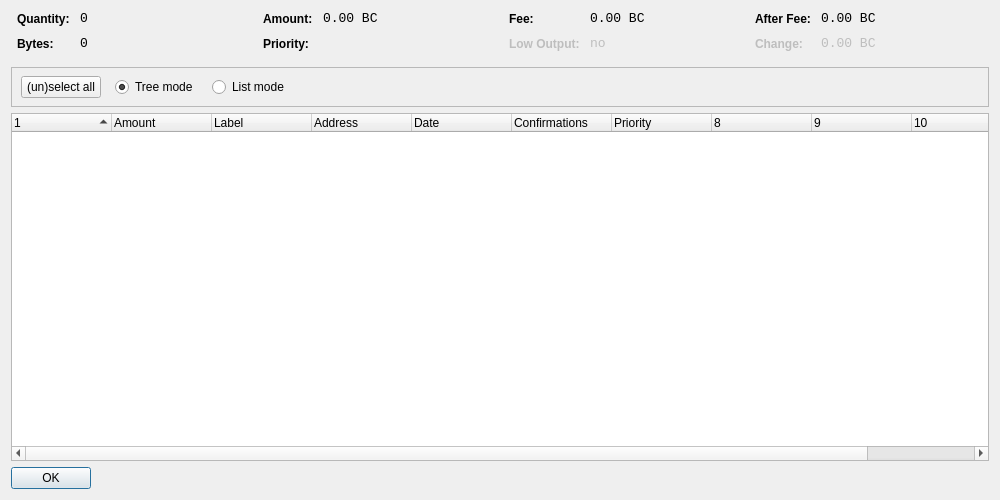
<?xml version="1.0" encoding="UTF-8"?>
<ui version="4.0">
 <class>BeanControlDialog</class>
 <widget class="QDialog" name="BeanControlDialog">
  <property name="geometry">
   <rect>
    <x>0</x>
    <y>0</y>
    <width>1000</width>
    <height>500</height>
   </rect>
  </property>
  <property name="windowTitle">
   <string>Bean Control</string>
  </property>
  <layout class="QVBoxLayout" name="verticalLayout">
   <item>
    <layout class="QHBoxLayout" name="horizontalLayoutTop" stretch="0,0,0,0">
     <property name="topMargin">
      <number>0</number>
     </property>
     <property name="bottomMargin">
      <number>10</number>
     </property>
     <item>
      <layout class="QFormLayout" name="formLayoutBeanControl1">
       <property name="horizontalSpacing">
        <number>10</number>
       </property>
       <property name="verticalSpacing">
        <number>10</number>
       </property>
       <property name="leftMargin">
        <number>6</number>
       </property>
       <property name="rightMargin">
        <number>6</number>
       </property>
       <item row="0" column="0">
        <widget class="QLabel" name="labelBeanControlQuantityText">
         <property name="styleSheet">
          <string notr="true">font-weight:bold;</string>
         </property>
         <property name="text">
          <string>Quantity:</string>
         </property>
        </widget>
       </item>
       <item row="0" column="1">
        <widget class="QLabel" name="labelBeanControlQuantity">
         <property name="font">
          <font>
           <family>Monospace</family>
           <pointsize>10</pointsize>
          </font>
         </property>
         <property name="cursor">
          <cursorShape>IBeamCursor</cursorShape>
         </property>
         <property name="contextMenuPolicy">
          <enum>Qt::ActionsContextMenu</enum>
         </property>
         <property name="text">
          <string notr="true">0</string>
         </property>
         <property name="textInteractionFlags">
          <set>Qt::LinksAccessibleByMouse|Qt::TextSelectableByKeyboard|Qt::TextSelectableByMouse</set>
         </property>
        </widget>
       </item>
       <item row="1" column="0">
        <widget class="QLabel" name="labelBeanControlBytesText">
         <property name="styleSheet">
          <string notr="true">font-weight:bold;</string>
         </property>
         <property name="text">
          <string>Bytes:</string>
         </property>
        </widget>
       </item>
       <item row="1" column="1">
        <widget class="QLabel" name="labelBeanControlBytes">
         <property name="font">
          <font>
           <family>Monospace</family>
           <pointsize>10</pointsize>
          </font>
         </property>
         <property name="cursor">
          <cursorShape>IBeamCursor</cursorShape>
         </property>
         <property name="contextMenuPolicy">
          <enum>Qt::ActionsContextMenu</enum>
         </property>
         <property name="text">
          <string notr="true">0</string>
         </property>
         <property name="textInteractionFlags">
          <set>Qt::LinksAccessibleByMouse|Qt::TextSelectableByKeyboard|Qt::TextSelectableByMouse</set>
         </property>
        </widget>
       </item>
      </layout>
     </item>
     <item>
      <layout class="QFormLayout" name="formLayoutBeanControl2">
       <property name="horizontalSpacing">
        <number>10</number>
       </property>
       <property name="verticalSpacing">
        <number>10</number>
       </property>
       <property name="leftMargin">
        <number>6</number>
       </property>
       <property name="rightMargin">
        <number>6</number>
       </property>
       <item row="0" column="0">
        <widget class="QLabel" name="labelBeanControlAmountText">
         <property name="styleSheet">
          <string notr="true">font-weight:bold;</string>
         </property>
         <property name="text">
          <string>Amount:</string>
         </property>
        </widget>
       </item>
       <item row="0" column="1">
        <widget class="QLabel" name="labelBeanControlAmount">
         <property name="font">
          <font>
           <family>Monospace</family>
           <pointsize>10</pointsize>
          </font>
         </property>
         <property name="cursor">
          <cursorShape>IBeamCursor</cursorShape>
         </property>
         <property name="contextMenuPolicy">
          <enum>Qt::ActionsContextMenu</enum>
         </property>
         <property name="text">
          <string notr="true">0.00 BC</string>
         </property>
         <property name="textInteractionFlags">
          <set>Qt::LinksAccessibleByMouse|Qt::TextSelectableByKeyboard|Qt::TextSelectableByMouse</set>
         </property>
        </widget>
       </item>
       <item row="1" column="0">
        <widget class="QLabel" name="labelBeanControlPriorityText">
         <property name="styleSheet">
          <string notr="true">font-weight:bold;</string>
         </property>
         <property name="text">
          <string>Priority:</string>
         </property>
        </widget>
       </item>
       <item row="1" column="1">
        <widget class="QLabel" name="labelBeanControlPriority">
         <property name="font">
          <font>
           <family>Monospace</family>
           <pointsize>10</pointsize>
          </font>
         </property>
         <property name="cursor">
          <cursorShape>IBeamCursor</cursorShape>
         </property>
         <property name="contextMenuPolicy">
          <enum>Qt::ActionsContextMenu</enum>
         </property>
         <property name="text">
          <string/>
         </property>
         <property name="textInteractionFlags">
          <set>Qt::LinksAccessibleByMouse|Qt::TextSelectableByKeyboard|Qt::TextSelectableByMouse</set>
         </property>
        </widget>
       </item>
      </layout>
     </item>
     <item>
      <layout class="QFormLayout" name="formLayoutBeanControl3">
       <property name="horizontalSpacing">
        <number>10</number>
       </property>
       <property name="verticalSpacing">
        <number>10</number>
       </property>
       <property name="leftMargin">
        <number>6</number>
       </property>
       <property name="rightMargin">
        <number>6</number>
       </property>
       <item row="0" column="0">
        <widget class="QLabel" name="labelBeanControlFeeText">
         <property name="styleSheet">
          <string notr="true">font-weight:bold;</string>
         </property>
         <property name="text">
          <string>Fee:</string>
         </property>
        </widget>
       </item>
       <item row="0" column="1">
        <widget class="QLabel" name="labelBeanControlFee">
         <property name="font">
          <font>
           <family>Monospace</family>
           <pointsize>10</pointsize>
          </font>
         </property>
         <property name="cursor">
          <cursorShape>IBeamCursor</cursorShape>
         </property>
         <property name="contextMenuPolicy">
          <enum>Qt::ActionsContextMenu</enum>
         </property>
         <property name="text">
          <string notr="true">0.00 BC</string>
         </property>
         <property name="textInteractionFlags">
          <set>Qt::LinksAccessibleByMouse|Qt::TextSelectableByKeyboard|Qt::TextSelectableByMouse</set>
         </property>
        </widget>
       </item>
       <item row="1" column="0">
        <widget class="QLabel" name="labelBeanControlLowOutputText">
         <property name="enabled">
          <bool>false</bool>
         </property>
         <property name="styleSheet">
          <string notr="true">font-weight:bold;</string>
         </property>
         <property name="text">
          <string>Low Output:</string>
         </property>
        </widget>
       </item>
       <item row="1" column="1">
        <widget class="QLabel" name="labelBeanControlLowOutput">
         <property name="enabled">
          <bool>false</bool>
         </property>
         <property name="font">
          <font>
           <family>Monospace</family>
           <pointsize>10</pointsize>
          </font>
         </property>
         <property name="cursor">
          <cursorShape>IBeamCursor</cursorShape>
         </property>
         <property name="contextMenuPolicy">
          <enum>Qt::ActionsContextMenu</enum>
         </property>
         <property name="text">
          <string notr="true">no</string>
         </property>
         <property name="textInteractionFlags">
          <set>Qt::LinksAccessibleByMouse|Qt::TextSelectableByKeyboard|Qt::TextSelectableByMouse</set>
         </property>
        </widget>
       </item>
      </layout>
     </item>
     <item>
      <layout class="QFormLayout" name="formLayoutBeanControl4">
       <property name="horizontalSpacing">
        <number>10</number>
       </property>
       <property name="verticalSpacing">
        <number>10</number>
       </property>
       <property name="leftMargin">
        <number>6</number>
       </property>
       <property name="rightMargin">
        <number>6</number>
       </property>
       <item row="0" column="0">
        <widget class="QLabel" name="labelBeanControlAfterFeeText">
         <property name="styleSheet">
          <string notr="true">font-weight:bold;</string>
         </property>
         <property name="text">
          <string>After Fee:</string>
         </property>
        </widget>
       </item>
       <item row="0" column="1">
        <widget class="QLabel" name="labelBeanControlAfterFee">
         <property name="font">
          <font>
           <family>Monospace</family>
           <pointsize>10</pointsize>
          </font>
         </property>
         <property name="cursor">
          <cursorShape>IBeamCursor</cursorShape>
         </property>
         <property name="contextMenuPolicy">
          <enum>Qt::ActionsContextMenu</enum>
         </property>
         <property name="text">
          <string notr="true">0.00 BC</string>
         </property>
         <property name="textInteractionFlags">
          <set>Qt::LinksAccessibleByMouse|Qt::TextSelectableByKeyboard|Qt::TextSelectableByMouse</set>
         </property>
        </widget>
       </item>
       <item row="1" column="0">
        <widget class="QLabel" name="labelBeanControlChangeText">
         <property name="enabled">
          <bool>false</bool>
         </property>
         <property name="styleSheet">
          <string notr="true">font-weight:bold;</string>
         </property>
         <property name="text">
          <string>Change:</string>
         </property>
        </widget>
       </item>
       <item row="1" column="1">
        <widget class="QLabel" name="labelBeanControlChange">
         <property name="enabled">
          <bool>false</bool>
         </property>
         <property name="font">
          <font>
           <family>Monospace</family>
           <pointsize>10</pointsize>
          </font>
         </property>
         <property name="cursor">
          <cursorShape>IBeamCursor</cursorShape>
         </property>
         <property name="contextMenuPolicy">
          <enum>Qt::ActionsContextMenu</enum>
         </property>
         <property name="text">
          <string notr="true">0.00 BC</string>
         </property>
         <property name="textInteractionFlags">
          <set>Qt::LinksAccessibleByMouse|Qt::TextSelectableByKeyboard|Qt::TextSelectableByMouse</set>
         </property>
        </widget>
       </item>
      </layout>
     </item>
    </layout>
   </item>
   <item>
    <widget class="QFrame" name="frame">
     <property name="minimumSize">
      <size>
       <width>0</width>
       <height>40</height>
      </size>
     </property>
     <property name="frameShape">
      <enum>QFrame::StyledPanel</enum>
     </property>
     <property name="frameShadow">
      <enum>QFrame::Sunken</enum>
     </property>
     <widget class="QWidget" name="horizontalLayoutWidget">
      <property name="geometry">
       <rect>
        <x>10</x>
        <y>0</y>
        <width>781</width>
        <height>41</height>
       </rect>
      </property>
      <layout class="QHBoxLayout" name="horizontalLayoutPanel" stretch="0,0,0,0,0">
       <property name="spacing">
        <number>14</number>
       </property>
       <item>
        <widget class="QPushButton" name="pushButtonSelectAll">
         <property name="sizePolicy">
          <sizepolicy hsizetype="Maximum" vsizetype="Fixed">
           <horstretch>0</horstretch>
           <verstretch>0</verstretch>
          </sizepolicy>
         </property>
         <property name="text">
          <string>(un)select all</string>
         </property>
        </widget>
       </item>
       <item>
        <widget class="QRadioButton" name="radioTreeMode">
         <property name="sizePolicy">
          <sizepolicy hsizetype="Maximum" vsizetype="Fixed">
           <horstretch>0</horstretch>
           <verstretch>0</verstretch>
          </sizepolicy>
         </property>
         <property name="text">
          <string>Tree mode</string>
         </property>
         <property name="checked">
          <bool>true</bool>
         </property>
        </widget>
       </item>
       <item>
        <widget class="QRadioButton" name="radioListMode">
         <property name="sizePolicy">
          <sizepolicy hsizetype="Maximum" vsizetype="Fixed">
           <horstretch>0</horstretch>
           <verstretch>0</verstretch>
          </sizepolicy>
         </property>
         <property name="text">
          <string>List mode</string>
         </property>
        </widget>
       </item>
       <item>
        <spacer name="horizontalSpacer">
         <property name="orientation">
          <enum>Qt::Horizontal</enum>
         </property>
         <property name="sizeHint" stdset="0">
          <size>
           <width>40</width>
           <height>20</height>
          </size>
         </property>
        </spacer>
       </item>
      </layout>
     </widget>
    </widget>
   </item>
   <item>
    <widget class="BeanControlTreeWidget" name="treeWidget">
     <property name="contextMenuPolicy">
      <enum>Qt::CustomContextMenu</enum>
     </property>
     <property name="sortingEnabled">
      <bool>false</bool>
     </property>
     <property name="columnCount">
      <number>11</number>
     </property>
     <attribute name="headerShowSortIndicator" stdset="0">
      <bool>true</bool>
     </attribute>
     <attribute name="headerStretchLastSection">
      <bool>false</bool>
     </attribute>
     <column>
      <property name="text">
       <string/>
      </property>
     </column>
     <column>
      <property name="text">
       <string>Amount</string>
      </property>
     </column>
     <column>
      <property name="text">
       <string>Label</string>
      </property>
     </column>
     <column>
      <property name="text">
       <string>Address</string>
      </property>
     </column>
     <column>
      <property name="text">
       <string>Date</string>
      </property>
     </column>
     <column>
      <property name="text">
       <string>Confirmations</string>
      </property>
      <property name="toolTip">
       <string>Confirmed</string>
      </property>
     </column>
     <column>
      <property name="text">
       <string>Priority</string>
      </property>
     </column>
     <column>
      <property name="text">
       <string/>
      </property>
     </column>
     <column>
      <property name="text">
       <string/>
      </property>
     </column>
     <column>
      <property name="text">
       <string/>
      </property>
     </column>
     <column>
      <property name="text">
       <string/>
      </property>
     </column>
    </widget>
   </item>
   <item>
    <widget class="QDialogButtonBox" name="buttonBox">
     <property name="sizePolicy">
      <sizepolicy hsizetype="Maximum" vsizetype="Fixed">
       <horstretch>0</horstretch>
       <verstretch>0</verstretch>
      </sizepolicy>
     </property>
     <property name="orientation">
      <enum>Qt::Horizontal</enum>
     </property>
     <property name="standardButtons">
      <set>QDialogButtonBox::Ok</set>
     </property>
    </widget>
   </item>
  </layout>
 </widget>
 <customwidgets>
  <customwidget>
   <class>BeanControlTreeWidget</class>
   <extends>QTreeWidget</extends>
   <header>beancontroltreewidget.h</header>
  </customwidget>
 </customwidgets>
 <resources/>
 <connections/>
</ui>
